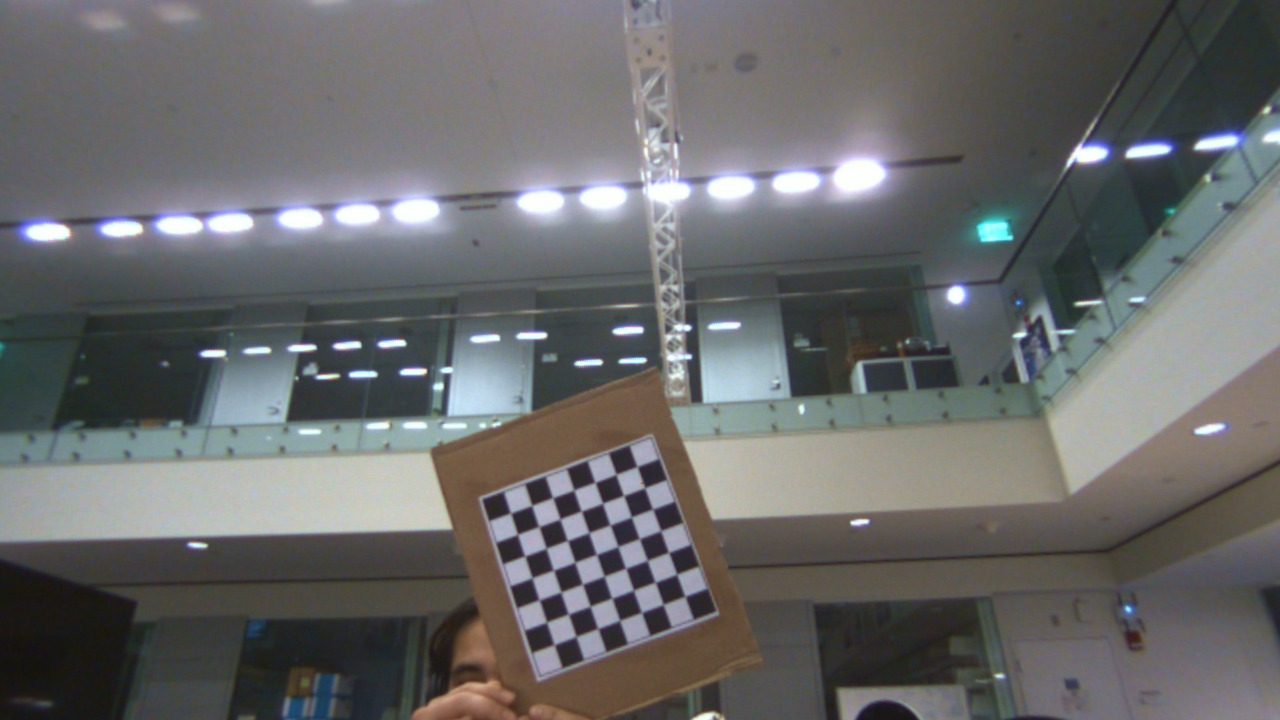
#> input picture calibration/fisheye/0.png, 1280 x 720 px; its folder holds only this picture in this run
$ jupyter execute --allow-errors Fisheye.ipynb   (older library calls are emulated)
#> lines starting #> are read from the running program, lines starting #| are printed output that depends on the picture
[cell 1]
import cv2
print("Current version of openCV=", cv2.__version__)
import numpy as np
import os
import glob

[cell 2]
left_calibration_path = './calibration/fisheye/{}.png'

[cell 3]
CHECKERBOARD = (7,7)
subpix_criteria = (cv2.TERM_CRITERIA_EPS+cv2.TERM_CRITERIA_MAX_ITER, 30, 0.1)
calibration_flags = cv2.fisheye.CALIB_RECOMPUTE_EXTRINSIC+ \
cv2.fisheye.CALIB_CHECK_COND+\
cv2.fisheye.CALIB_FIX_SKEW

cv2.fisheye
objp = np.zeros((1, CHECKERBOARD[0]*CHECKERBOARD[1], 3), np.float32)
objp[0,:,:2] = np.mgrid[0:CHECKERBOARD[0], 0:CHECKERBOARD[1]].T.reshape(-1, 2)
_img_shape = None
objpoints = [] # 3d point in real world space
imgpoints = [] # 2d points in image plane.
images = glob.glob('./calibration/fisheye/*.png')
for fname in images:
    print(fname)
    img = cv2.imread(fname)
#> img is the input picture: shape (720, 1280, 3); mean B, G, R 105.9, 105.6, 104.8
    if _img_shape == None:
        _img_shape = img.shape[:2]
    else:
        assert _img_shape == img.shape[:2], "All images must share the same size."
    gray = cv2.cvtColor(img,cv2.COLOR_BGR2GRAY)
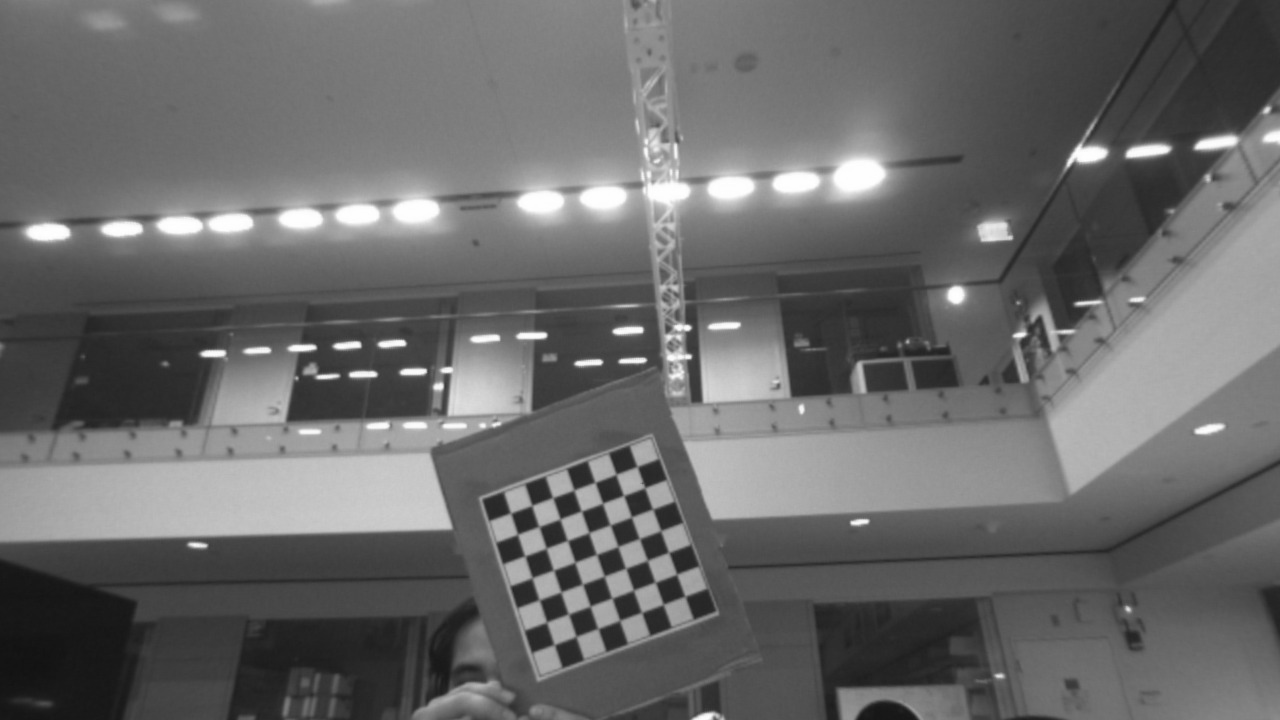
#> gray: shape (720, 1280); min 18, max 255, mean 105.4
    # Find the chess board corners
    ret, corners = cv2.findChessboardCorners(gray, CHECKERBOARD, cv2.CALIB_CB_ADAPTIVE_THRESH+cv2.CALIB_CB_FAST_CHECK+cv2.CALIB_CB_NORMALIZE_IMAGE)
#> ret = True; corners = 49 rows, first 8: [637.9, 466.9], [644.7, 487.9], [653.4, 509.4], [661.1, 530.1], [668.5, 552.2], [676.5, 574.4], [685.6, 596.6], [616.6, 473.6]
    # If found, add object points, image points (after refining them)
    if ret == True:
        objpoints.append(objp)
        cv2.cornerSubPix(gray,corners,(3,3),(-1,-1),subpix_criteria)
        imgpoints.append(corners)
N_OK = len(objpoints)
K = np.zeros((3, 3))
D = np.zeros((4, 1))
rvecs = [np.zeros((1, 1, 3), dtype=np.float64) for i in range(N_OK)]
tvecs = [np.zeros((1, 1, 3), dtype=np.float64) for i in range(N_OK)]
rms, _, _, _, _ = \
    cv2.fisheye.calibrate(
        objpoints,
        imgpoints,
        gray.shape[::-1],
        K,
        D,
        rvecs,
        tvecs,
        calibration_flags,
        (cv2.TERM_CRITERIA_EPS+cv2.TERM_CRITERIA_MAX_ITER, 30, 1e-6)
    )
#> rms = 0.943
DIM = _img_shape[::-1]
#> DIM = (1280, 720)
#> `undistorted_img = cv2.remap(img, map1, map2, interpolation=cv2.INTER_L..`:
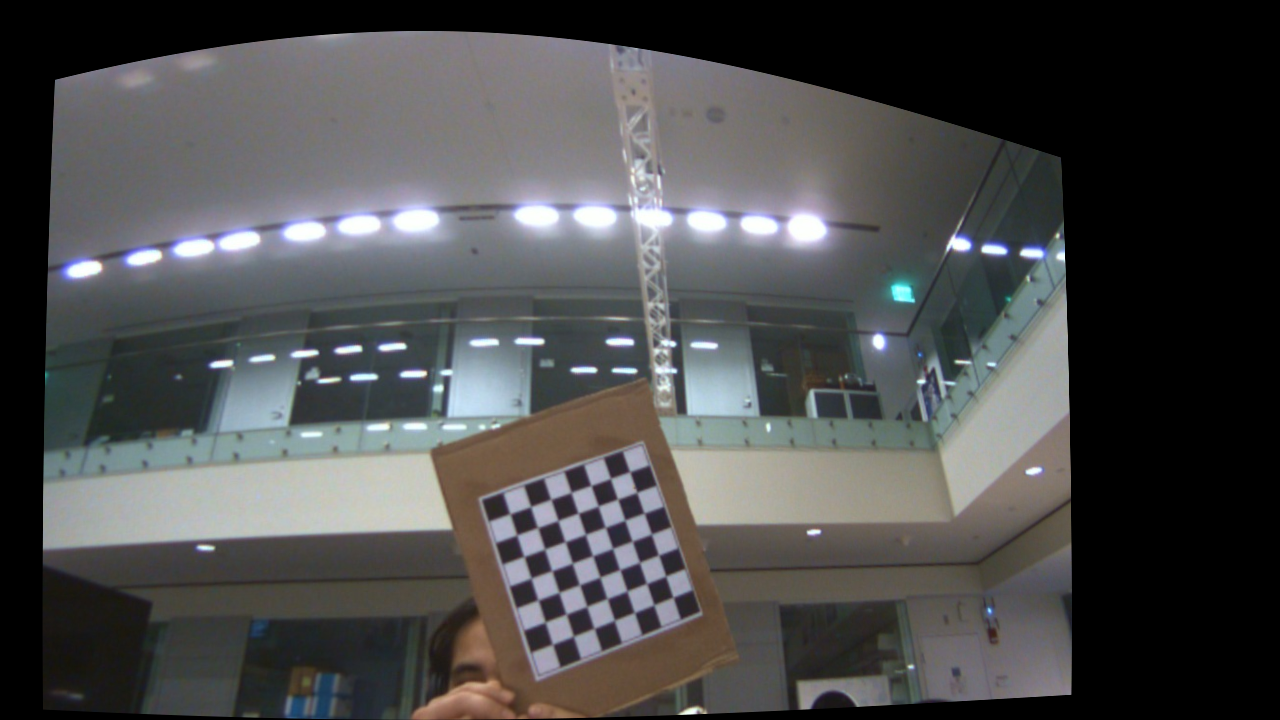
#> undistorted_img: shape (720, 1280, 3); mean B, G, R 76.6, 76.2, 75.9
print("Found " + str(N_OK) + " valid images for calibration")
print("K=np.array(" + str(K.tolist()) + ")")
print("D=np.array(" + str(D.tolist()) + ")")

[cell 4]
img_path = "./calibration/fisheye/{}.png"
dst = "./calibration/fisheye_calibrated/{}.png"
#> (the rest of this cell did not finish here and is left out)

$ run again, on calibration/fisheye/13.png
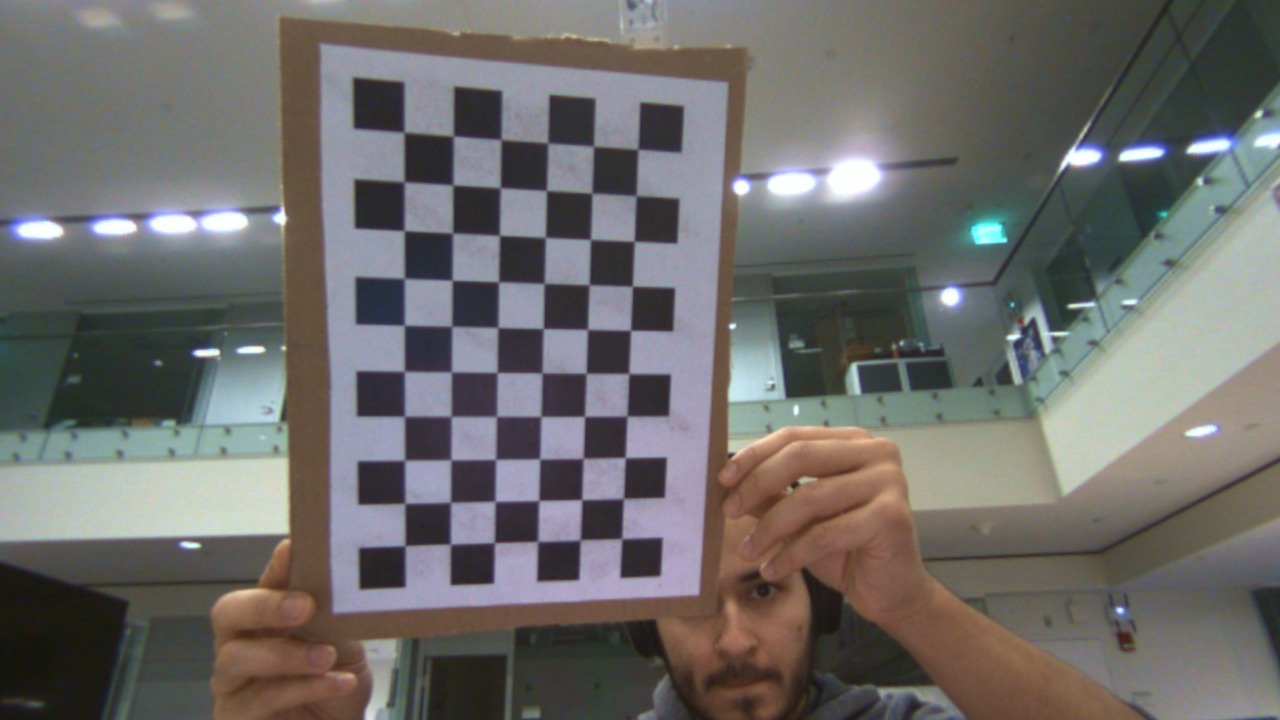
#> input picture calibration/fisheye/13.png, 1280 x 720 px
#> img is the input picture: shape (720, 1280, 3); mean B, G, R 106.6, 108.4, 110
#> `gray = cv2.cvtColor(img,cv2.COLOR_BGR2GRAY)`:
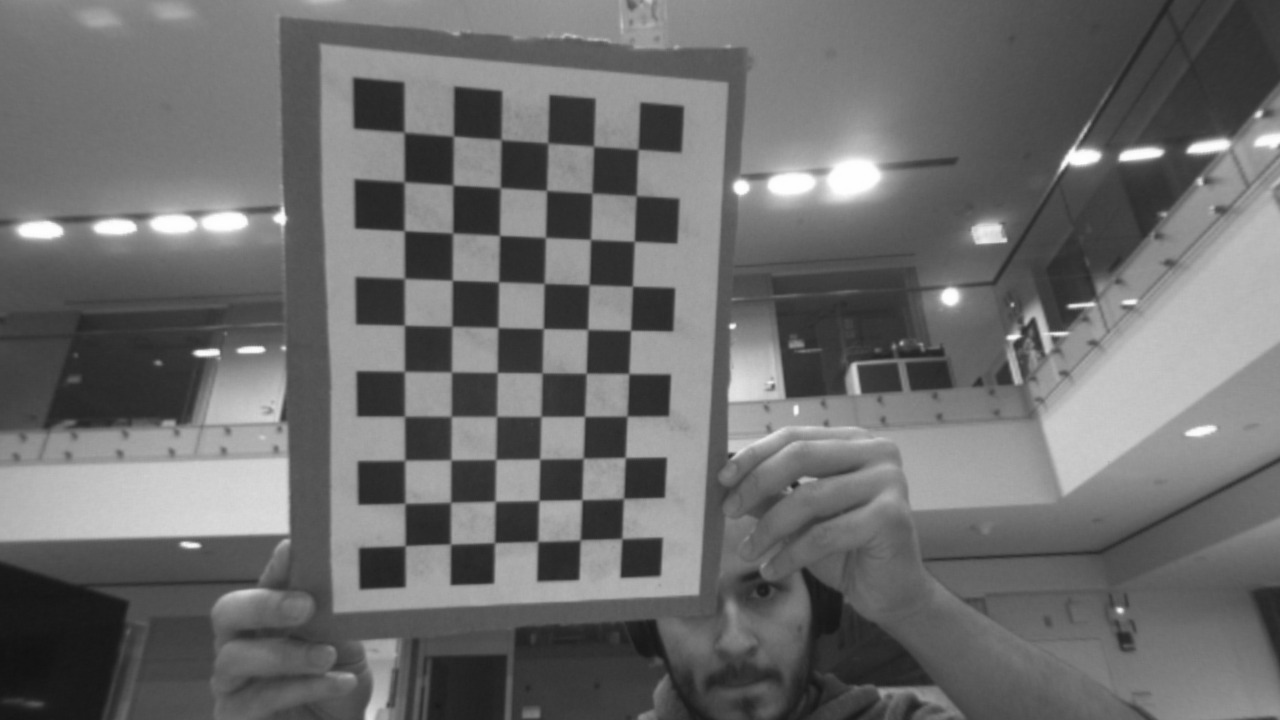
#> gray: shape (720, 1280); min 17, max 255, mean 108.7
#> ret = False; corners = None

$ run again, on calibration/fisheye/14.png
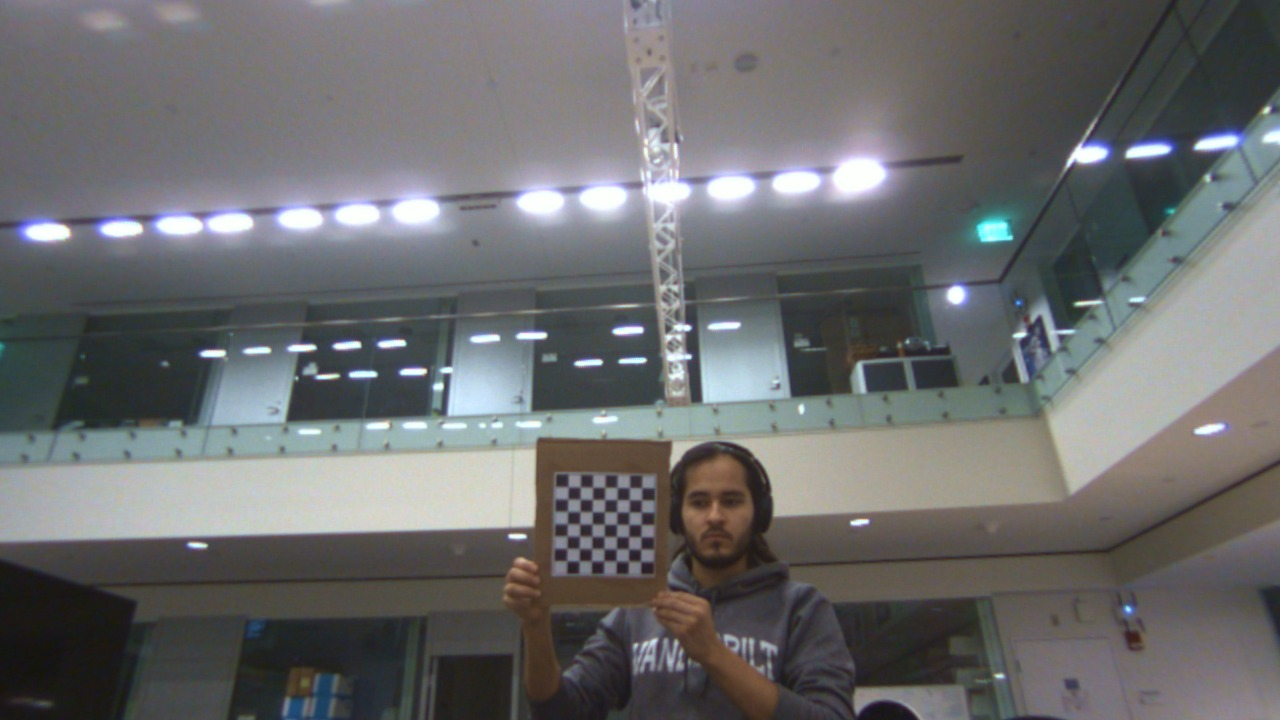
#> input picture calibration/fisheye/14.png, 1280 x 720 px
#> img is the input picture: shape (720, 1280, 3); mean B, G, R 109.2, 108.1, 107.3
#> `gray = cv2.cvtColor(img,cv2.COLOR_BGR2GRAY)`:
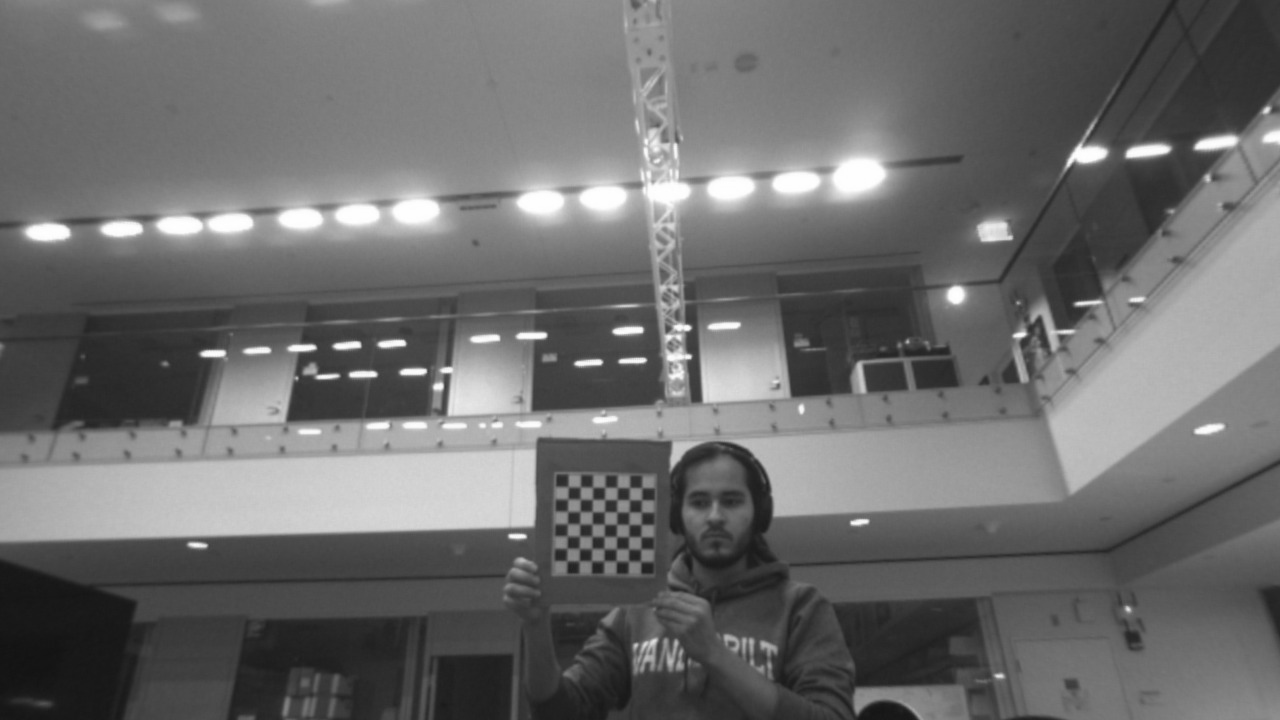
#> gray: shape (720, 1280); min 18, max 255, mean 108
#> ret = True; corners = 49 rows, first 8: [571, 491], [580.7, 486.4], [592.6, 487.3], [605.1, 487.1], [617.6, 487.7], [629.8, 487.2], [642.5, 488], [572, 496]

$ run again, on calibration/fisheye/1.png
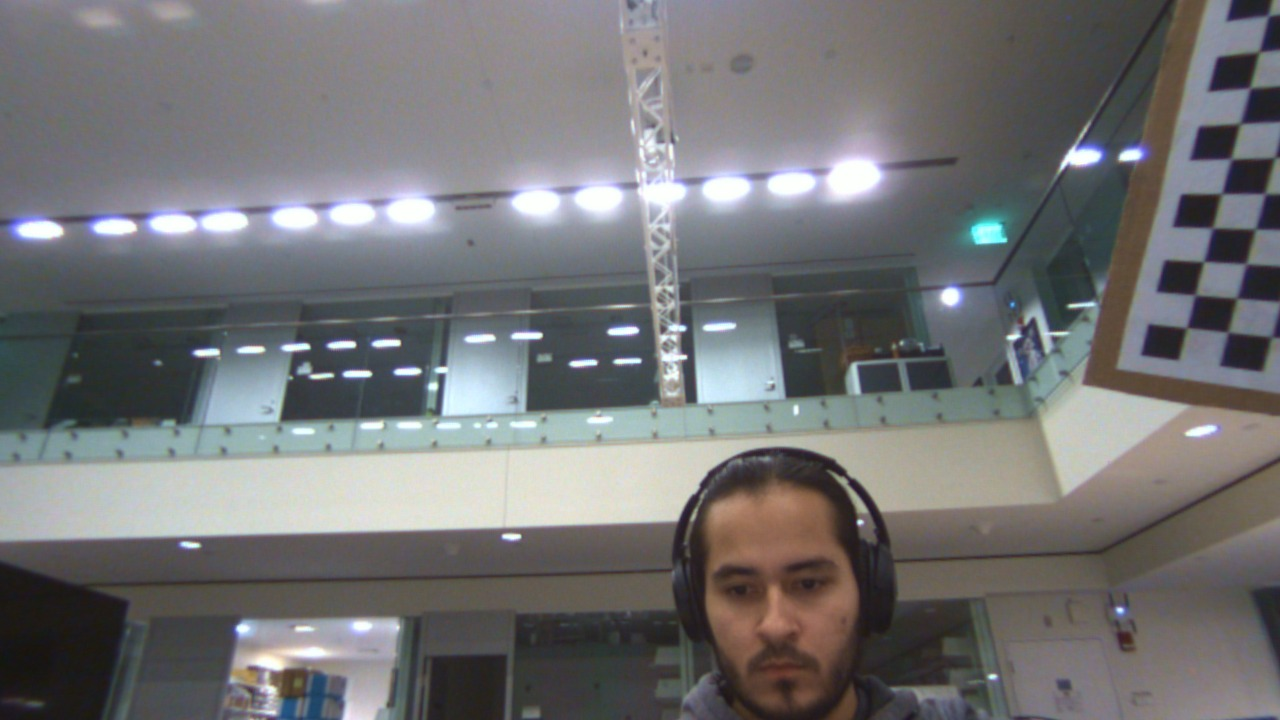
#> input picture calibration/fisheye/1.png, 1280 x 720 px
#> img is the input picture: shape (720, 1280, 3); mean B, G, R 116.8, 115.4, 115.4
#> `gray = cv2.cvtColor(img,cv2.COLOR_BGR2GRAY)`:
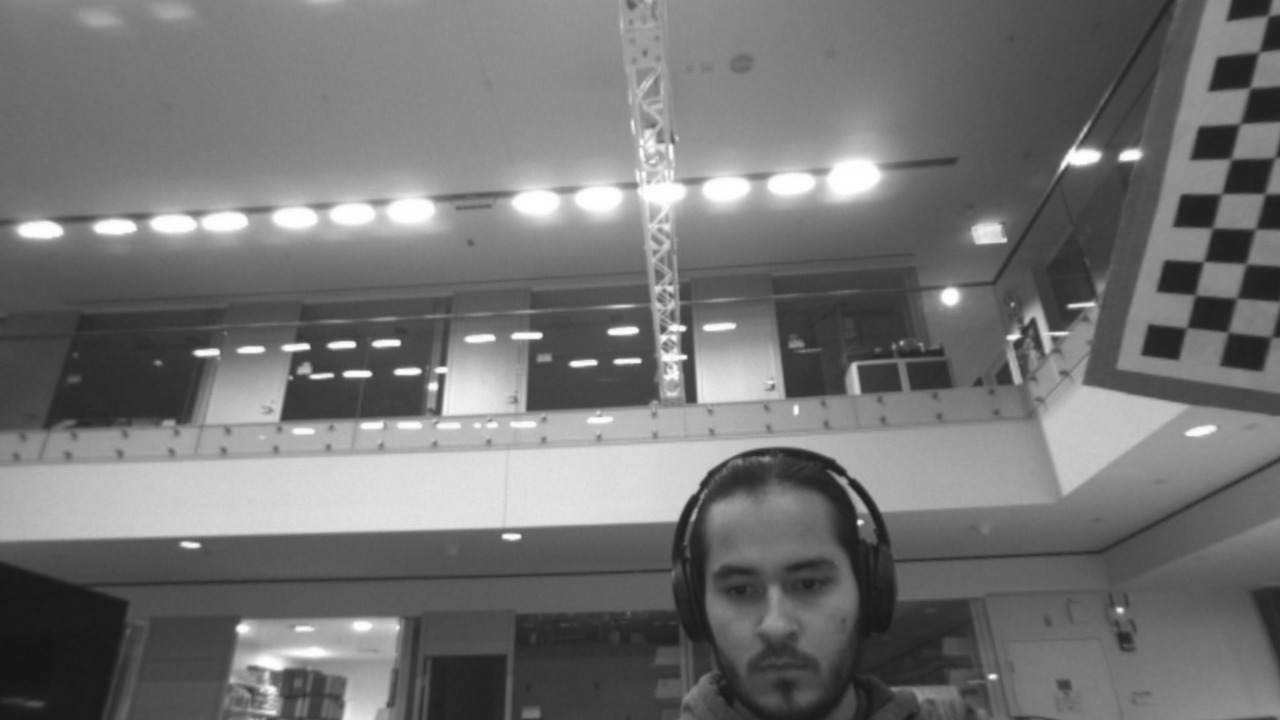
#> gray: shape (720, 1280); min 20, max 255, mean 115.6
#> ret = False; corners = None
